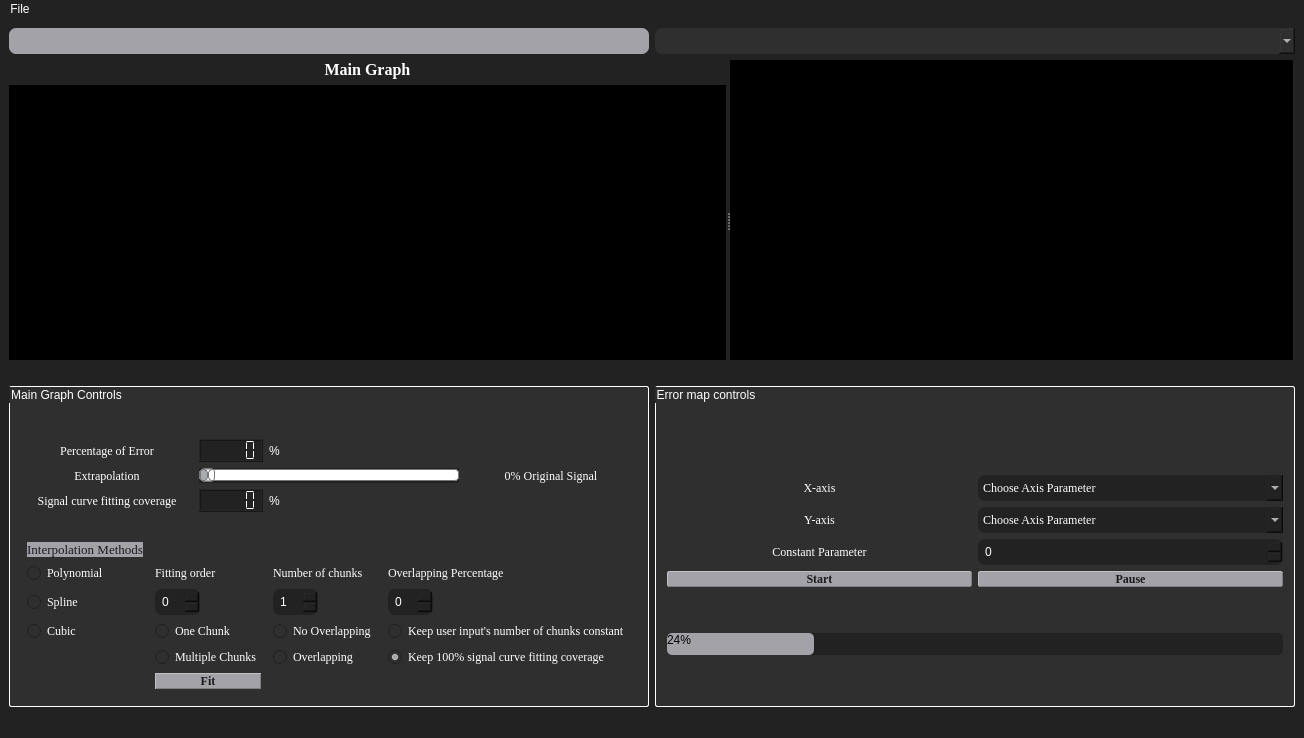
<?xml version="1.0" encoding="UTF-8"?>
<ui version="4.0">
 <class>MainWindow</class>
 <widget class="QMainWindow" name="MainWindow">
  <property name="geometry">
   <rect>
    <x>0</x>
    <y>0</y>
    <width>1304</width>
    <height>738</height>
   </rect>
  </property>
  <property name="windowTitle">
   <string>MainWindow</string>
  </property>
  <property name="styleSheet">
   <string notr="true">background-color: rgb(34, 34, 34);
color: rgb(255, 255, 255);
</string>
  </property>
  <widget class="QWidget" name="centralwidget">
   <layout class="QVBoxLayout" name="verticalLayout">
    <item>
     <layout class="QGridLayout" name="gridLayout_7">
      <item row="0" column="0">
       <layout class="QGridLayout" name="gridLayout_4">
        <item row="0" column="1">
         <widget class="QComboBox" name="latexEquationComboBox">
          <property name="styleSheet">
           <string notr="true">border-radius: 7px;
padding: 5px;
background-color: rgb(47, 47, 47);</string>
          </property>
         </widget>
        </item>
        <item row="0" column="0">
         <widget class="QLabel" name="latexEquationLabel">
          <property name="styleSheet">
           <string notr="true">background-color: rgb(163, 162, 168);
border-radius: 7px;
padding: 5px;</string>
          </property>
          <property name="text">
           <string/>
          </property>
         </widget>
        </item>
       </layout>
      </item>
      <item row="1" column="0">
       <widget class="QSplitter" name="splitter">
        <property name="orientation">
         <enum>Qt::Horizontal</enum>
        </property>
        <widget class="QWidget" name="gridLayoutWidget">
         <layout class="QGridLayout" name="gridLayout_6">
          <item row="1" column="0">
           <widget class="PlotWidget" name="mainGraphGraphicsView">
            <property name="styleSheet">
             <string notr="true">background-color: rgb(0, 0, 0);</string>
            </property>
           </widget>
          </item>
          <item row="2" column="0">
           <spacer name="mainGraphHorizontalSpacer">
            <property name="orientation">
             <enum>Qt::Horizontal</enum>
            </property>
            <property name="sizeType">
             <enum>QSizePolicy::Fixed</enum>
            </property>
            <property name="sizeHint" stdset="0">
             <size>
              <width>700</width>
              <height>20</height>
             </size>
            </property>
           </spacer>
          </item>
          <item row="0" column="0">
           <widget class="QLabel" name="mainGraphLabel">
            <property name="font">
             <font>
              <family>Georgia</family>
              <pointsize>12</pointsize>
              <weight>75</weight>
              <italic>false</italic>
              <bold>true</bold>
             </font>
            </property>
            <property name="text">
             <string>Main Graph</string>
            </property>
            <property name="alignment">
             <set>Qt::AlignCenter</set>
            </property>
           </widget>
          </item>
         </layout>
        </widget>
        <widget class="QWidget" name="layoutWidget">
         <layout class="QGridLayout" name="errorMapGridLayout">
          <item row="0" column="1">
           <spacer name="verticalSpacer_2">
            <property name="orientation">
             <enum>Qt::Vertical</enum>
            </property>
            <property name="sizeType">
             <enum>QSizePolicy::Fixed</enum>
            </property>
            <property name="sizeHint" stdset="0">
             <size>
              <width>2</width>
              <height>300</height>
             </size>
            </property>
           </spacer>
          </item>
          <item row="1" column="0">
           <spacer name="errorMapHorizontalSpacer">
            <property name="orientation">
             <enum>Qt::Horizontal</enum>
            </property>
            <property name="sizeType">
             <enum>QSizePolicy::Fixed</enum>
            </property>
            <property name="sizeHint" stdset="0">
             <size>
              <width>550</width>
              <height>20</height>
             </size>
            </property>
           </spacer>
          </item>
          <item row="0" column="0">
           <widget class="PlotWidget" name="errorMapGraphicsView">
            <property name="styleSheet">
             <string notr="true">background-color: rgb(0, 0, 0);</string>
            </property>
           </widget>
          </item>
         </layout>
        </widget>
       </widget>
      </item>
      <item row="2" column="0">
       <layout class="QGridLayout" name="gridLayout">
        <item row="0" column="2">
         <widget class="QGroupBox" name="errorMapControlsGroupBox">
          <property name="sizePolicy">
           <sizepolicy hsizetype="Preferred" vsizetype="Expanding">
            <horstretch>0</horstretch>
            <verstretch>100</verstretch>
           </sizepolicy>
          </property>
          <property name="styleSheet">
           <string notr="true">QGroupBox {
border: 1.2px solid #ffffff;
border-radius: 2px;
	font: 10pt &quot;Georgia&quot;;
	background-color: rgb(47, 47, 47);
}</string>
          </property>
          <property name="title">
           <string>Error map controls</string>
          </property>
          <layout class="QVBoxLayout" name="verticalLayout_2">
           <item>
            <spacer name="horizontalSpacer_3">
             <property name="orientation">
              <enum>Qt::Horizontal</enum>
             </property>
             <property name="sizeHint" stdset="0">
              <size>
               <width>40</width>
               <height>20</height>
              </size>
             </property>
            </spacer>
           </item>
           <item>
            <layout class="QGridLayout" name="xAxisAndYAxisGridLayout">
             <item row="0" column="0">
              <widget class="QLabel" name="xAxisLabel">
               <property name="font">
                <font>
                 <family>Georgia</family>
                 <pointsize>9</pointsize>
                </font>
               </property>
               <property name="styleSheet">
                <string notr="true">background-color: rgb(47, 47, 47);</string>
               </property>
               <property name="text">
                <string>X-axis</string>
               </property>
               <property name="alignment">
                <set>Qt::AlignCenter</set>
               </property>
              </widget>
             </item>
             <item row="0" column="2">
              <widget class="QComboBox" name="xAxisComboBox">
               <property name="font">
                <font>
                 <family>Georgia</family>
                 <pointsize>9</pointsize>
                </font>
               </property>
               <property name="styleSheet">
                <string notr="true">border-radius: 7px;
padding: 5px;</string>
               </property>
               <item>
                <property name="text">
                 <string>Choose Axis Parameter</string>
                </property>
               </item>
               <item>
                <property name="text">
                 <string>Polynomial Order</string>
                </property>
               </item>
               <item>
                <property name="text">
                 <string>Number of Chunks</string>
                </property>
               </item>
               <item>
                <property name="text">
                 <string>Overlapping Percentage</string>
                </property>
               </item>
              </widget>
             </item>
             <item row="3" column="0">
              <widget class="QPushButton" name="startAndCancelErrorMapPushButton">
               <property name="font">
                <font>
                 <family>Times New Roman</family>
                 <pointsize>9</pointsize>
                 <weight>75</weight>
                 <bold>true</bold>
                </font>
               </property>
               <property name="styleSheet">
                <string notr="true">QPushButton {
	color: rgb(25, 26, 30);
	border: 1.1px grey;
    border-radius: 1.5px;
    border-style: outset;
	background-color: rgb(163, 162, 168);
    }

QPushButton:hover {
	background-color: rgb(145, 144, 149);
    }

QPushButton:pressed {
	background-color: rgb(118, 118, 112);
    }</string>
               </property>
               <property name="text">
                <string>Start</string>
               </property>
              </widget>
             </item>
             <item row="2" column="0">
              <widget class="QLabel" name="constantParameterLabel">
               <property name="font">
                <font>
                 <family>Georgia</family>
                 <pointsize>9</pointsize>
                </font>
               </property>
               <property name="styleSheet">
                <string notr="true">background-color: rgb(47, 47, 47);</string>
               </property>
               <property name="text">
                <string>Constant Parameter</string>
               </property>
               <property name="alignment">
                <set>Qt::AlignCenter</set>
               </property>
              </widget>
             </item>
             <item row="1" column="0">
              <widget class="QLabel" name="yAxisLabel">
               <property name="font">
                <font>
                 <family>Georgia</family>
                 <pointsize>9</pointsize>
                </font>
               </property>
               <property name="styleSheet">
                <string notr="true">background-color: rgb(47, 47, 47);</string>
               </property>
               <property name="text">
                <string>Y-axis</string>
               </property>
               <property name="alignment">
                <set>Qt::AlignCenter</set>
               </property>
              </widget>
             </item>
             <item row="2" column="2">
              <widget class="QSpinBox" name="constantParameterSpinBox">
               <property name="styleSheet">
                <string notr="true">border-radius: 7px;
padding: 5px;</string>
               </property>
              </widget>
             </item>
             <item row="1" column="2">
              <widget class="QComboBox" name="yAxisComboBox">
               <property name="font">
                <font>
                 <family>Georgia</family>
                 <pointsize>9</pointsize>
                </font>
               </property>
               <property name="styleSheet">
                <string notr="true">border-radius: 7px;
padding: 5px;</string>
               </property>
               <item>
                <property name="text">
                 <string>Choose Axis Parameter</string>
                </property>
               </item>
               <item>
                <property name="text">
                 <string>Polynomial Order</string>
                </property>
               </item>
               <item>
                <property name="text">
                 <string>Number of Chunks</string>
                </property>
               </item>
               <item>
                <property name="text">
                 <string>Overlapping Percentage</string>
                </property>
               </item>
              </widget>
             </item>
             <item row="3" column="2">
              <widget class="QPushButton" name="pauseAndResumeErrorMapPushButton">
               <property name="font">
                <font>
                 <family>Times New Roman</family>
                 <pointsize>9</pointsize>
                 <weight>75</weight>
                 <bold>true</bold>
                </font>
               </property>
               <property name="styleSheet">
                <string notr="true">QPushButton {
	color: rgb(25, 26, 30);
	border: 1.1px grey;
    border-radius: 1.5px;
    border-style: outset;
	background-color: rgb(163, 162, 168);
    }

QPushButton:hover {
	background-color: rgb(145, 144, 149);
    }

QPushButton:pressed {
	background-color: rgb(118, 118, 112);
    }</string>
               </property>
               <property name="text">
                <string>Pause</string>
               </property>
              </widget>
             </item>
            </layout>
           </item>
           <item>
            <widget class="QProgressBar" name="errorMapProgressBar">
             <property name="styleSheet">
              <string notr="true">QProgressBar
{
border: solid grey;
border-radius: 5px;
color: black;
}
QProgressBar::chunk 
{
background-color: rgb(163, 162, 168);
border-radius :5px;
} </string>
             </property>
             <property name="value">
              <number>24</number>
             </property>
            </widget>
           </item>
          </layout>
         </widget>
        </item>
        <item row="0" column="0">
         <widget class="QGroupBox" name="mainGraphControlsGroupBox">
          <property name="styleSheet">
           <string notr="true">QGroupBox {
border: 1.2px solid #ffffff;
border-radius: 2px;
	font: 10pt &quot;Georgia&quot;;
	background-color: rgb(47, 47, 47);
}</string>
          </property>
          <property name="title">
           <string>Main Graph Controls</string>
          </property>
          <layout class="QVBoxLayout" name="verticalLayout_3">
           <item>
            <spacer name="horizontalSpacer">
             <property name="orientation">
              <enum>Qt::Horizontal</enum>
             </property>
             <property name="sizeHint" stdset="0">
              <size>
               <width>40</width>
               <height>20</height>
              </size>
             </property>
            </spacer>
           </item>
           <item>
            <layout class="QGridLayout" name="gridLayout_2">
             <item row="2" column="2">
              <widget class="QLabel" name="signalCoveragePrecentageLabel">
               <property name="sizePolicy">
                <sizepolicy hsizetype="Fixed" vsizetype="Preferred">
                 <horstretch>0</horstretch>
                 <verstretch>0</verstretch>
                </sizepolicy>
               </property>
               <property name="styleSheet">
                <string notr="true">background-color: rgb(47, 47, 47);</string>
               </property>
               <property name="text">
                <string>%</string>
               </property>
              </widget>
             </item>
             <item row="0" column="0">
              <widget class="QLabel" name="precentageOfErrorLabel">
               <property name="font">
                <font>
                 <family>Georgia</family>
                 <pointsize>9</pointsize>
                </font>
               </property>
               <property name="styleSheet">
                <string notr="true">background-color: rgb(47, 47, 47);
</string>
               </property>
               <property name="text">
                <string>Percentage of Error</string>
               </property>
               <property name="alignment">
                <set>Qt::AlignCenter</set>
               </property>
              </widget>
             </item>
             <item row="1" column="0">
              <widget class="QLabel" name="extrapolationLabel">
               <property name="font">
                <font>
                 <family>Georgia</family>
                 <pointsize>9</pointsize>
                 <weight>50</weight>
                 <italic>false</italic>
                 <bold>false</bold>
                </font>
               </property>
               <property name="styleSheet">
                <string notr="true">background-color: rgb(47, 47, 47);</string>
               </property>
               <property name="text">
                <string>Extrapolation</string>
               </property>
               <property name="alignment">
                <set>Qt::AlignCenter</set>
               </property>
              </widget>
             </item>
             <item row="1" column="1" colspan="3">
              <widget class="QSlider" name="extrapolationHorizontalSlider">
               <property name="styleSheet">
                <string notr="true">QSlider::groove:horizontal {
border: 1px solid #bbb;
background: white;
height: 10px;
border-radius: 4px;
}

QSlider::sub-page:horizontal {
background-color:rgb(170,170,178);
border: 1px solid #777;
height: 10px;
border-radius: 4px;
}

QSlider::add-page:horizontal {
background: #fff;
border: 1px solid #777;
height: 10px;
border-radius: 4px;
}

QSlider::handle:horizontal {
background: qlineargradient(x1:0, y1:0, x2:1, y2:1,
    stop:0 #eee, stop:1 #ccc);
border: 1px solid #777;
width: 13px;
margin-top: -2px;
margin-bottom: -2px;
border-radius: 4px;
}

QSlider::handle:horizontal:hover {
background: qlineargradient(x1:0, y1:0, x2:1, y2:1,
    stop:0 #fff, stop:1 #ddd);
border: 1px solid #444;
border-radius: 4px;
}

QSlider::sub-page:horizontal:disabled {
background: #bbb;
border-color: #999;
}

QSlider::add-page:horizontal:disabled {
background: #eee;
border-color: #999;
}

QSlider::handle:horizontal:disabled {
background: #eee;
border: 1px solid #aaa;
border-radius: 4px;
}</string>
               </property>
               <property name="maximum">
                <number>100</number>
               </property>
               <property name="orientation">
                <enum>Qt::Horizontal</enum>
               </property>
              </widget>
             </item>
             <item row="2" column="3">
              <spacer name="verticalSpacer_3">
               <property name="orientation">
                <enum>Qt::Horizontal</enum>
               </property>
               <property name="sizeType">
                <enum>QSizePolicy::Fixed</enum>
               </property>
               <property name="sizeHint" stdset="0">
                <size>
                 <width>50</width>
                 <height>10</height>
                </size>
               </property>
              </spacer>
             </item>
             <item row="0" column="1">
              <widget class="QLCDNumber" name="precentageOfErrorLcdNumber">
               <property name="sizePolicy">
                <sizepolicy hsizetype="Minimum" vsizetype="Fixed">
                 <horstretch>0</horstretch>
                 <verstretch>20</verstretch>
                </sizepolicy>
               </property>
               <property name="segmentStyle">
                <enum>QLCDNumber::Flat</enum>
               </property>
              </widget>
             </item>
             <item row="2" column="1">
              <widget class="QLCDNumber" name="CurveFittingCoveragePrecentageLcdNumber">
               <property name="sizePolicy">
                <sizepolicy hsizetype="Fixed" vsizetype="Fixed">
                 <horstretch>40</horstretch>
                 <verstretch>20</verstretch>
                </sizepolicy>
               </property>
               <property name="cursor">
                <cursorShape>ArrowCursor</cursorShape>
               </property>
               <property name="focusPolicy">
                <enum>Qt::NoFocus</enum>
               </property>
               <property name="layoutDirection">
                <enum>Qt::LeftToRight</enum>
               </property>
               <property name="smallDecimalPoint">
                <bool>false</bool>
               </property>
               <property name="segmentStyle">
                <enum>QLCDNumber::Flat</enum>
               </property>
              </widget>
             </item>
             <item row="1" column="5">
              <widget class="QLabel" name="extrapolationPercentageLabel">
               <property name="font">
                <font>
                 <family>Georgia</family>
                 <pointsize>9</pointsize>
                </font>
               </property>
               <property name="styleSheet">
                <string notr="true">background-color: rgb(47, 47, 47);</string>
               </property>
               <property name="text">
                <string>0% Original Signal</string>
               </property>
               <property name="alignment">
                <set>Qt::AlignCenter</set>
               </property>
              </widget>
             </item>
             <item row="2" column="0">
              <widget class="QLabel" name="CurveFittingCoveragePrecentageLabel">
               <property name="font">
                <font>
                 <family>Georgia</family>
                 <pointsize>9</pointsize>
                </font>
               </property>
               <property name="styleSheet">
                <string notr="true">background-color: rgb(47, 47, 47);</string>
               </property>
               <property name="text">
                <string>Signal curve fitting coverage</string>
               </property>
               <property name="alignment">
                <set>Qt::AlignCenter</set>
               </property>
              </widget>
             </item>
             <item row="0" column="2">
              <widget class="QLabel" name="precentageLabel">
               <property name="styleSheet">
                <string notr="true">background-color: rgb(47, 47, 47);</string>
               </property>
               <property name="text">
                <string>%</string>
               </property>
               <property name="alignment">
                <set>Qt::AlignLeading|Qt::AlignLeft|Qt::AlignVCenter</set>
               </property>
              </widget>
             </item>
            </layout>
           </item>
           <item>
            <spacer name="horizontalSpacer_2">
             <property name="orientation">
              <enum>Qt::Horizontal</enum>
             </property>
             <property name="sizeHint" stdset="0">
              <size>
               <width>40</width>
               <height>20</height>
              </size>
             </property>
            </spacer>
           </item>
           <item>
            <layout class="QGridLayout" name="gridLayout_3">
             <item row="2" column="4">
              <widget class="QSpinBox" name="numberOfChunksSpinBox">
               <property name="sizePolicy">
                <sizepolicy hsizetype="Fixed" vsizetype="Fixed">
                 <horstretch>0</horstretch>
                 <verstretch>0</verstretch>
                </sizepolicy>
               </property>
               <property name="styleSheet">
                <string notr="true">border-radius: 7px;
padding: 5px;</string>
               </property>
               <property name="minimum">
                <number>1</number>
               </property>
               <property name="maximum">
                <number>20</number>
               </property>
              </widget>
             </item>
             <item row="1" column="4">
              <widget class="QLabel" name="numberOfChunksLabel">
               <property name="font">
                <font>
                 <family>Georgia</family>
                 <pointsize>9</pointsize>
                </font>
               </property>
               <property name="styleSheet">
                <string notr="true">background-color: rgb(47, 47, 47);</string>
               </property>
               <property name="text">
                <string>Number of chunks</string>
               </property>
              </widget>
             </item>
             <item row="1" column="5">
              <widget class="QLabel" name="overlapLabel">
               <property name="font">
                <font>
                 <family>Georgia</family>
                 <pointsize>9</pointsize>
                </font>
               </property>
               <property name="styleSheet">
                <string notr="true">background-color: rgb(47, 47, 47);</string>
               </property>
               <property name="text">
                <string>Overlapping Percentage</string>
               </property>
              </widget>
             </item>
             <item row="5" column="3">
              <widget class="QPushButton" name="fitPushButton">
               <property name="font">
                <font>
                 <family>Times New Roman</family>
                 <pointsize>9</pointsize>
                 <weight>75</weight>
                 <bold>true</bold>
                </font>
               </property>
               <property name="styleSheet">
                <string notr="true">QPushButton {
	color: rgb(25, 26, 30);
	border: 1.1px grey;
    border-radius: 10px;
    border-style: outset;
	background-color: rgb(163, 162, 168);
    }

QPushButton:hover {
	background-color: rgb(145, 144, 149);
    }

QPushButton:pressed {
	background-color: rgb(118, 118, 112);
    }</string>
               </property>
               <property name="text">
                <string>Fit</string>
               </property>
              </widget>
             </item>
             <item row="4" column="4">
              <widget class="QRadioButton" name="overlappingRadioButton">
               <property name="font">
                <font>
                 <family>Georgia</family>
                 <pointsize>9</pointsize>
                </font>
               </property>
               <property name="styleSheet">
                <string notr="true">background-color: rgb(47, 47, 47);</string>
               </property>
               <property name="text">
                <string>Overlapping</string>
               </property>
               <attribute name="buttonGroup">
                <string notr="true">buttonGroup_3</string>
               </attribute>
              </widget>
             </item>
             <item row="3" column="4">
              <widget class="QRadioButton" name="noOverlappingRadioButton">
               <property name="font">
                <font>
                 <family>Georgia</family>
                 <pointsize>9</pointsize>
                </font>
               </property>
               <property name="styleSheet">
                <string notr="true">background-color: rgb(47, 47, 47);</string>
               </property>
               <property name="text">
                <string>No Overlapping</string>
               </property>
               <attribute name="buttonGroup">
                <string notr="true">buttonGroup_3</string>
               </attribute>
              </widget>
             </item>
             <item row="2" column="3">
              <widget class="QSpinBox" name="fittingOrderSpinBox">
               <property name="sizePolicy">
                <sizepolicy hsizetype="Fixed" vsizetype="Fixed">
                 <horstretch>50</horstretch>
                 <verstretch>0</verstretch>
                </sizepolicy>
               </property>
               <property name="styleSheet">
                <string notr="true">border-radius: 7px;
padding: 5px;</string>
               </property>
               <property name="maximum">
                <number>10</number>
               </property>
              </widget>
             </item>
             <item row="4" column="3">
              <widget class="QRadioButton" name="multipleChunksRadioButton">
               <property name="font">
                <font>
                 <family>Georgia</family>
                 <pointsize>9</pointsize>
                </font>
               </property>
               <property name="styleSheet">
                <string notr="true">background-color: rgb(47, 47, 47);</string>
               </property>
               <property name="text">
                <string>Multiple Chunks</string>
               </property>
               <attribute name="buttonGroup">
                <string notr="true">buttonGroup_2</string>
               </attribute>
              </widget>
             </item>
             <item row="3" column="3">
              <widget class="QRadioButton" name="oneChunkRadioButton">
               <property name="font">
                <font>
                 <family>Georgia</family>
                 <pointsize>9</pointsize>
                </font>
               </property>
               <property name="styleSheet">
                <string notr="true">background-color: rgb(47, 47, 47);</string>
               </property>
               <property name="text">
                <string>One Chunk</string>
               </property>
               <attribute name="buttonGroup">
                <string notr="true">buttonGroup_2</string>
               </attribute>
              </widget>
             </item>
             <item row="1" column="1">
              <widget class="QRadioButton" name="polynomialRadioButton">
               <property name="font">
                <font>
                 <family>Georgia</family>
                 <pointsize>9</pointsize>
                </font>
               </property>
               <property name="styleSheet">
                <string notr="true">background-color: rgb(47, 47, 47);</string>
               </property>
               <property name="text">
                <string>Polynomial</string>
               </property>
               <attribute name="buttonGroup">
                <string notr="true">buttonGroup</string>
               </attribute>
              </widget>
             </item>
             <item row="3" column="1">
              <widget class="QRadioButton" name="cubicRadioButton">
               <property name="sizePolicy">
                <sizepolicy hsizetype="Fixed" vsizetype="Fixed">
                 <horstretch>0</horstretch>
                 <verstretch>0</verstretch>
                </sizepolicy>
               </property>
               <property name="font">
                <font>
                 <family>Georgia</family>
                 <pointsize>9</pointsize>
                </font>
               </property>
               <property name="styleSheet">
                <string notr="true">background-color: rgb(47, 47, 47);</string>
               </property>
               <property name="text">
                <string>Cubic</string>
               </property>
               <attribute name="buttonGroup">
                <string notr="true">buttonGroup</string>
               </attribute>
              </widget>
             </item>
             <item row="0" column="1">
              <widget class="QLabel" name="label_2">
               <property name="sizePolicy">
                <sizepolicy hsizetype="Preferred" vsizetype="Fixed">
                 <horstretch>0</horstretch>
                 <verstretch>0</verstretch>
                </sizepolicy>
               </property>
               <property name="font">
                <font>
                 <family>Times New Roman</family>
                 <pointsize>10</pointsize>
                </font>
               </property>
               <property name="styleSheet">
                <string notr="true">background-color: rgb(163, 162, 168);
color: rgb(25, 26, 30);
</string>
               </property>
               <property name="text">
                <string>Interpolation Methods</string>
               </property>
               <property name="alignment">
                <set>Qt::AlignCenter</set>
               </property>
              </widget>
             </item>
             <item row="2" column="1">
              <widget class="QRadioButton" name="splineRadioButton">
               <property name="font">
                <font>
                 <family>Georgia</family>
                 <pointsize>9</pointsize>
                </font>
               </property>
               <property name="styleSheet">
                <string notr="true">background-color: rgb(47, 47, 47);</string>
               </property>
               <property name="text">
                <string>Spline</string>
               </property>
               <attribute name="buttonGroup">
                <string notr="true">buttonGroup</string>
               </attribute>
              </widget>
             </item>
             <item row="4" column="5">
              <widget class="QRadioButton" name="fullCoverageRadioButton">
               <property name="font">
                <font>
                 <family>Georgia</family>
                 <pointsize>9</pointsize>
                </font>
               </property>
               <property name="styleSheet">
                <string notr="true">background-color: rgb(47, 47, 47);</string>
               </property>
               <property name="text">
                <string>Keep 100% signal curve fitting coverage</string>
               </property>
               <property name="checked">
                <bool>true</bool>
               </property>
               <attribute name="buttonGroup">
                <string notr="true">buttonGroup_4</string>
               </attribute>
              </widget>
             </item>
             <item row="2" column="5">
              <widget class="QSpinBox" name="overlapSpinBox">
               <property name="sizePolicy">
                <sizepolicy hsizetype="Fixed" vsizetype="Fixed">
                 <horstretch>0</horstretch>
                 <verstretch>0</verstretch>
                </sizepolicy>
               </property>
               <property name="styleSheet">
                <string notr="true">border-radius: 7px;
padding: 5px;</string>
               </property>
               <property name="maximum">
                <number>25</number>
               </property>
              </widget>
             </item>
             <item row="3" column="5">
              <widget class="QRadioButton" name="constantChunkRadioButton">
               <property name="sizePolicy">
                <sizepolicy hsizetype="Fixed" vsizetype="Fixed">
                 <horstretch>0</horstretch>
                 <verstretch>0</verstretch>
                </sizepolicy>
               </property>
               <property name="font">
                <font>
                 <family>Georgia</family>
                 <pointsize>9</pointsize>
                 <strikeout>false</strikeout>
                </font>
               </property>
               <property name="styleSheet">
                <string notr="true">background-color: rgb(47, 47, 47);</string>
               </property>
               <property name="text">
                <string>Keep user input's number of chunks constant</string>
               </property>
               <property name="autoRepeat">
                <bool>false</bool>
               </property>
               <attribute name="buttonGroup">
                <string notr="true">buttonGroup_4</string>
               </attribute>
              </widget>
             </item>
             <item row="1" column="3">
              <widget class="QLabel" name="fittingOrderLabel">
               <property name="font">
                <font>
                 <family>Georgia</family>
                 <pointsize>9</pointsize>
                </font>
               </property>
               <property name="styleSheet">
                <string notr="true">background-color: rgb(47, 47, 47);</string>
               </property>
               <property name="text">
                <string>Fitting order</string>
               </property>
              </widget>
             </item>
            </layout>
           </item>
          </layout>
         </widget>
        </item>
       </layout>
      </item>
     </layout>
    </item>
   </layout>
  </widget>
  <widget class="QMenuBar" name="menubar">
   <property name="geometry">
    <rect>
     <x>0</x>
     <y>0</y>
     <width>1304</width>
     <height>26</height>
    </rect>
   </property>
   <widget class="QMenu" name="menuFile">
    <property name="title">
     <string>File</string>
    </property>
    <addaction name="openAction"/>
   </widget>
   <addaction name="menuFile"/>
  </widget>
  <widget class="QStatusBar" name="statusbar"/>
  <action name="openAction">
   <property name="icon">
    <iconset resource="../../../../../../images.qrc">
     <normaloff>:/image/icons/open.png</normaloff>:/image/icons/open.png</iconset>
   </property>
   <property name="text">
    <string>Open</string>
   </property>
   <property name="shortcut">
    <string>Ctrl+O</string>
   </property>
  </action>
 </widget>
 <customwidgets>
  <customwidget>
   <class>PlotWidget</class>
   <extends>QGraphicsView</extends>
   <header>pyqtgraph.h</header>
  </customwidget>
 </customwidgets>
 <resources>
  <include location="../../../../../../images.qrc"/>
 </resources>
 <connections/>
 <buttongroups>
  <buttongroup name="buttonGroup_4"/>
  <buttongroup name="buttonGroup_2"/>
  <buttongroup name="buttonGroup_3"/>
  <buttongroup name="buttonGroup"/>
 </buttongroups>
</ui>
